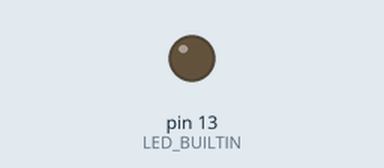
A sketch run on a simulated Arduino Uno, built with avr-gcc and run on an emulated ATmega328P. Shown: output pins drawn as LEDs (lit = HIGH). Dashed ring = blinking.

Above: at 0.5 s.
At 2.2 s:
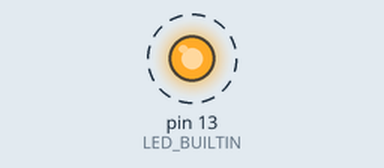
Timing chart, 0 to 3.0 s (numbered marks = the images above):
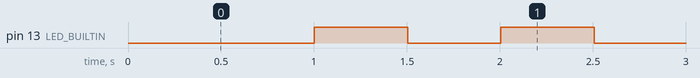

The sketch:

ejercicio.ino
```cpp
void setup() {
  pinMode(LED_BUILTIN, OUTPUT);
}

void loop() {
  static uint32_t previousTime = 0;
  static bool ledState = true; //de lo que entiendo cuando esta en true significa prendido, sin embargo empieza apagado por default, creo

  uint32_t currentTime = millis(); //Cuenta los milisegundos desde que empieza a correr el programa, por lo que current time son los milisegundos que han pasado desde 0

  if( (currentTime - previousTime) > 500){ //el if se realiza si lleva mas de 500 milisegundos --> 501-0 > 500
    previousTime = currentTime; // hace que current time vuelva a ser 0, por lo que el estado del bombillo cambiara cuando vuelvan a pasar 500 milisegundos
    ledState = !ledState; // cambia el estado del led
    digitalWrite(LED_BUILTIN, ledState); //le dice al led que debe cambiar
  }
}
```

Measured:
- by itself, pin 13 (LED_BUILTIN): alternates HIGH for 0.50 s and LOW for 0.50 s
